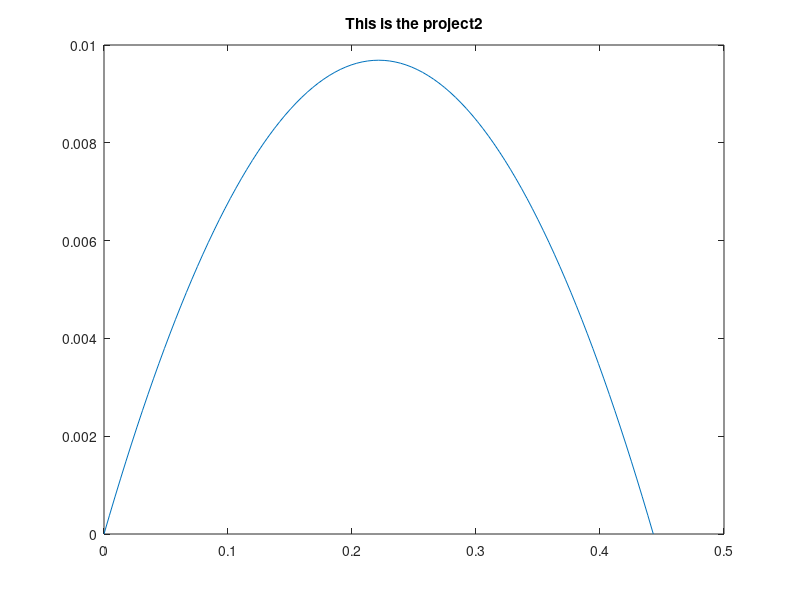

Write the MATLAB code that produced this figure.

%%%%%%%%%%%%%%%%%%%%%%%%%%%%%%%%%%%%%
% Programe Name:
% Author:
% Date:
% Version:
% Inputs: Velocity: 5
% Angle: 5 in degree
% Outputs: plot of .....
%%%%%%%%%%%%%%%%%%%%%%%%%%%%%%%%%%%%%
% this is for inputs
v = input ('Please input velocity:');
a = input ('Please input angle:');

g = 9.8;
a1 = (a*pi)/180;

% cal total
total = (2*v*sin (a1))/g;
t = 0:(total/100):total;

x = v.*t.*cos (a1);
y = (v.*t).*sin (a1)-(0.5.*g.*t.^2);

% starting plot
plot (x,y);
title ('This is the project2');
hold on; 
